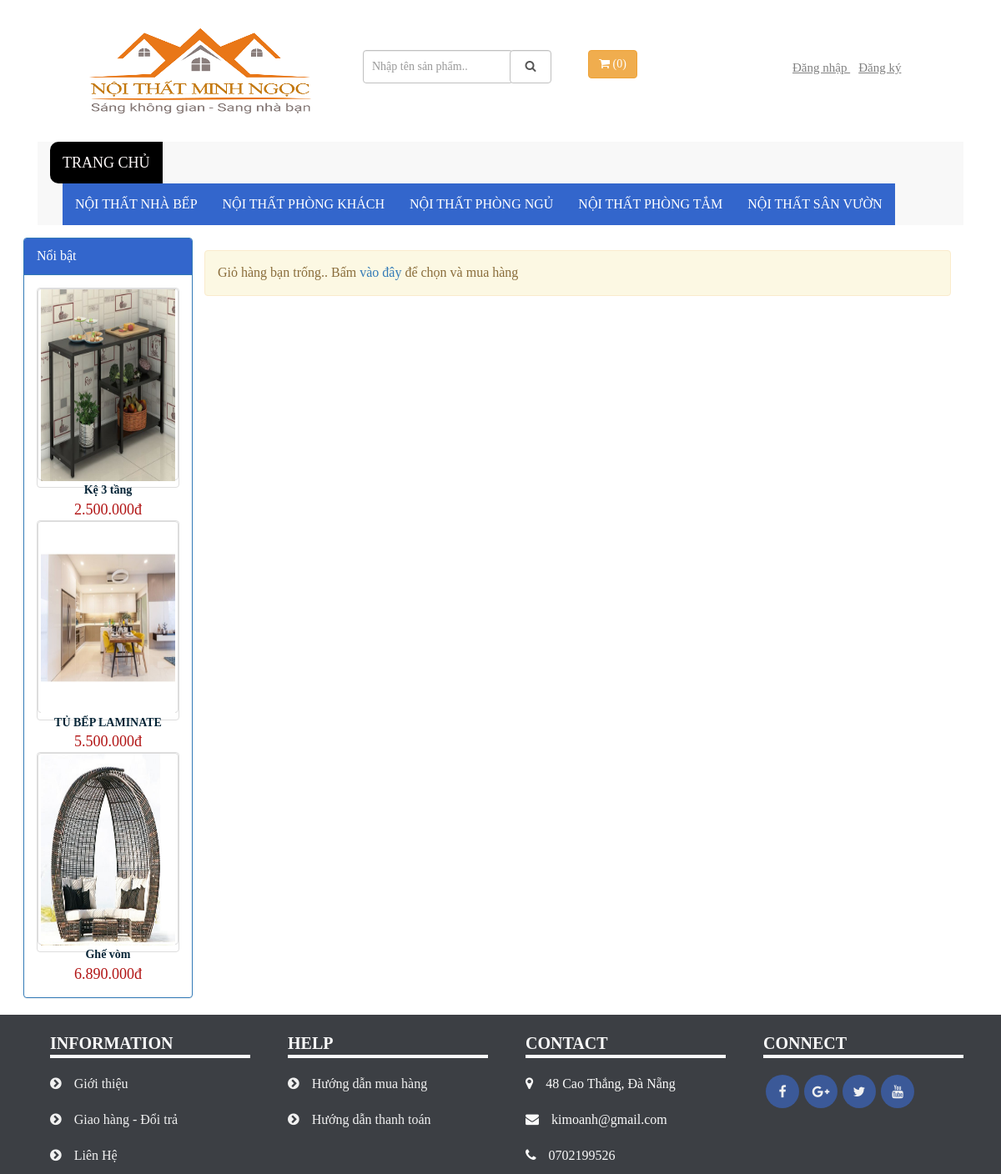
The app's page /?menu=gio_hang with its own data.
### tables this page shows
CREATE TABLE `nhom_noi_that` (
  `ma_nhom` varchar(20) NOT NULL,
  `ten_nhom` varchar(100) DEFAULT NULL
);

CREATE TABLE `san_pham` (
  `masp` int(11) NOT NULL,
  `tensp` varchar(80) DEFAULT NULL,
  `giasp` int(11) DEFAULT NULL,
  `soluong` int(11) NOT NULL,
  `img` varchar(100) DEFAULT NULL,
  `noi_bat` varchar(10) NOT NULL,
  `khuyen_mai` varchar(10) NOT NULL,
  `xem_nhieu` int(11) NOT NULL,
  `rate1` int(11) NOT NULL,
  `rate2` int(11) NOT NULL,
  `rate3` int(11) NOT NULL,
  `rate4` int(11) NOT NULL,
  `rate5` int(11) NOT NULL,
  `mau_sac` varchar(20) DEFAULT NULL,
  `chat_lieu` varchar(100) DEFAULT NULL,
  `bao_hanh` varchar(100) DEFAULT NULL,
  `ma_nhom` varchar(20) DEFAULT NULL
);

### left.php (called while the page is built, shortened)
<?php
	include('chuc_nang/san_pham/noi_bat.php');
?>

### chuc_nang/san_pham/noi_bat.php (the view)
<div class="panel panel-primary"  style="margin-left: -32px; margin-right: -16px;">
    <div class="panel-heading" style="	background-color: #3366CC;">Nổi bật</div>
    <div class="panel-body">
		<?php
			include('connect.php');
			$sl= "select * from san_pham where noi_bat='co' limit 0,4";
			$exec= mysqli_query($connect, $sl);
			while($row= mysqli_fetch_array($exec)){
		?>
		<div style="height: 240px;" class="sp img-thumbnail">
		<div class="img img-thumbnail">
			<a href="?menu=product_info&masp=<?php echo $row['masp']; ?>"><img src="images/<?php echo $row['img']; ?>" alt=""></a>
		</div>
		<div class="title">
			<a href="?menu=product_info&masp=<?php echo $row['masp']; ?>"><?php echo $row['tensp']; ?></a>
		</div>
		<div class="cost">
			<span><?php echo number_format($row['giasp'],0,",",".")."đ"; ?></span>
		</div>
	</div>
		<?php } ?>
	</div>
</div>

### navbar.php (shortened to what this page needs)
<nav class="menu navbar-default" role="navigation">
	<div class="container">
		<div class="navbar-header">
			<a class="navbar-brand" href="index.php">TRANG CHỦ</a>
		</div>
		<div class="collapse navbar-collapse navbar-ex1-collapse">
			<ul class="nav navbar-nav">
				<?php
				include('connect.php');
				$sl="select * from nhom_noi_that";
				$exec= mysqli_query($connect, $sl);
				while($row=mysqli_fetch_array($exec)){
				?>
				<li><a href="?menu=<?php echo $row['ma_nhom']; ?>"><?php
				echo $row['ten_nhom']; ?></a></li>
				<?php } ?>
			</ul>
		</div>
	</div>
</nav>

### css/style.css (style rules this page uses)
body { width: 100%; margin: auto; font-family: tahoma; font-size: 16px; background-color: #FFFFFF; }
.menu .navbar-header { height: 90%; background: #000000; border-radius: 10px 0px 0px 10px; }
.menu .container .collapse ul { list-style: none; }
.menu .container .collapse ul li { background-color: #3366CC; }
.menu .container .collapse ul li a { display: block; color: white; text-decoration: none; }
.menu .container .navbar-header a { color: #fffafa; }
.left a { text-decoration: none; }
.content .sp { height: 380px; padding: 0px; text-align: center; }
.content .sp .img { padding: 0px; height: 230px; }
.content .sp .img img { width: 96%; height: 230px; }
.content .sp .title a { text-decoration: none; font-size: 14px; font-weight: bold; color: #052436; }
.content .sp .cost span { font-size: 18px; color: #B11313; }

### records on screen
nhom_noi_that: ten_nhom "NỘI THẤT NHÀ BẾP"
nhom_noi_that: ten_nhom "NỘI THẤT PHÒNG KHÁCH"
nhom_noi_that: ten_nhom "NỘI THẤT PHÒNG NGỦ"
nhom_noi_that: ten_nhom "NỘI THẤT PHÒNG TẮM"
nhom_noi_that: ten_nhom "NỘI THẤT SÂN VƯỜN"
san_pham: img (picture), tensp "Kệ 3 tầng", giasp "2.500.000"
san_pham: img (picture), tensp "TỦ BẾP LAMINATE", giasp "5.500.000"
san_pham: img (picture), tensp "Ghế vòm", giasp "6.890.000"

### other values on screen
$cart "0"
